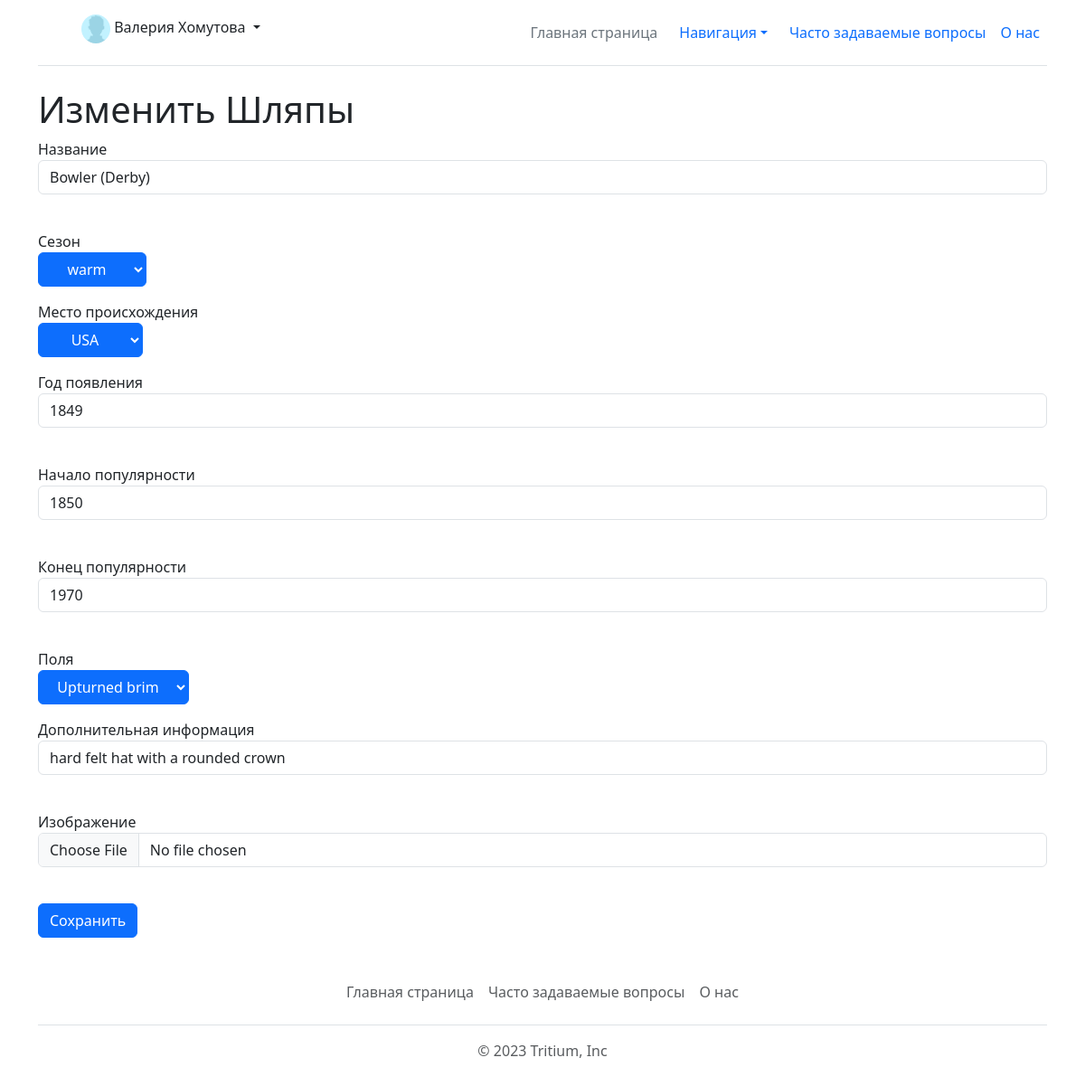
/clothes/edit/Hats/2 (signed in), run on the app's committed database.
### data/models/user.py (models this page shows, shortened)
class User(SqlAlchemyBase, UserMixin, SerializerMixin):
    __tablename__ = 'users'
    id = sqlalchemy.Column(sqlalchemy.Integer,
                           primary_key=True, autoincrement=True)
    name = sqlalchemy.Column(sqlalchemy.String, nullable=True)
    email = sqlalchemy.Column(sqlalchemy.String, unique=True, nullable=False)
    hashed_password = sqlalchemy.Column(sqlalchemy.String, nullable=False)
    access = sqlalchemy.Column(sqlalchemy.Integer, nullable=True, default=1)
    deleted = sqlalchemy.Column(sqlalchemy.Boolean, default=0)

### data/models/main_tables.py (models this page shows)
class Hats(SqlAlchemyBase, SerializerMixin):
    __tablename__ = 'Hats'
    id = sqlalchemy.Column(sqlalchemy.Integer,
                           primary_key=True, autoincrement=True)
    name = sqlalchemy.Column(sqlalchemy.String, nullable=True)
    season = sqlalchemy.Column(sqlalchemy.Integer, sqlalchemy.ForeignKey("Seasons.id"), nullable=True)
    origin = sqlalchemy.Column(sqlalchemy.Integer, sqlalchemy.ForeignKey("Countries.id"), nullable=True)
    appearance_year = sqlalchemy.Column(sqlalchemy.Integer, nullable=True)
    popularity_start = sqlalchemy.Column(sqlalchemy.Integer, nullable=True)
    popularity_end = sqlalchemy.Column(sqlalchemy.Integer, nullable=True)
    brim = sqlalchemy.Column(sqlalchemy.Integer, sqlalchemy.ForeignKey("Brims.id"), nullable=True)
    features = sqlalchemy.Column(sqlalchemy.String, nullable=True)
    picture = sqlalchemy.Column(sqlalchemy.String, nullable=True)
    deleted = sqlalchemy.Column(sqlalchemy.Integer, nullable=True, default=0)

### main.py (the view, shortened to what this page needs)
@app.route("/clothes/edit/Hats/<int:id_>", methods=['GET', 'POST'])
@login_required
def hats_edit(id_):
    db_sess = db_session.create_session()
    if current_user.access < 2:
        abort(403)
    old_obj = db_sess.get(Hats, id_)
    if not old_obj:
        abort(404)
    old = {"name": old_obj.name,
           "appearance_year": old_obj.appearance_year,
           "popularity_start": old_obj.popularity_start,
           "popularity_end": old_obj.popularity_end,
           "season": db_sess.get(Seasons, old_obj.season).name if db_sess.get(Seasons, old_obj.season) else "",
           "origin": db_sess.get(Countries, old_obj.origin).name if db_sess.get(Countries, old_obj.origin) else "",
           "brim": db_sess.get(Brims, old_obj.brim).name if db_sess.get(Brims, old_obj.brim) else "",
           "features": old_obj.features}
    seasons_opt = [i.name for i in db_sess.query(Seasons).filter(Seasons.deleted == 0).all()]
    origin_opt = [i.name for i in db_sess.query(Countries).filter(Countries.deleted == 0).all()]
    brims_opt = [i.name for i in db_sess.query(Brims).filter(Brims.deleted == 0).all()]
    form = HatsForm()
    form.season.choices = seasons_opt
    form.origin.choices = origin_opt
    form.brim.choices = brims_opt
    form.name.default = old["name"]
    form.appearance_year.default = old["appearance_year"]
    form.popularity_start.default = old["popularity_start"]
    form.popularity_end.default = old["popularity_end"]
    form.popularity_end.default = old["popularity_end"]
    form.features.default = old["features"]
    form.season.default = old["season"]
    form.brim.default = old["brim"]
    form.process()
    return render_template("hats_add.html", form=form, title="Изменить Шляпы", old=old)

### data/forms/clothes_forms.py
class HatsForm(FlaskForm):
    name = StringField("Название")
    season = SelectField("Сезон")
    origin = SelectField("Место происхождения")
    appearance_year = IntegerField("Год появления")
    popularity_start = IntegerField("Начало популярности")
    popularity_end = IntegerField("Конец популярности")
    brim = SelectField("Поля")
    features = StringField("Дополнительная информация")
    picture = FileField("Изображение")
    submit = SubmitField('Сохранить')

### data/models/db_session.py (called while the page is built)
def create_session() -> Session:
    global __factory
    return __factory()

### main.py (called while the page is built)
@login_manager.user_loader
def load_user(user_id):
    db_sess = db_session.create_session()
    return db_sess.query(User).get(user_id)

### templates/hats_add.html (shortened to what this page needs)
{% extends "base.html" %}
{% block content %}
<h1>{{ title }}</h1>
<form action="" method="post" novalidate enctype="multipart/form-data">
    <p>
        {{ form.name.label }}<br>
        {{ form.name(class="form-control") }}<br>
    </p>
    <p>
        {{ form.season.label }}<br>
        {{ form.season(class="btn btn-primary dropdown-toggle") }}<br>
    </p>
    <p>
        {{ form.origin.label }}<br>
        {{ form.origin(class="btn btn-primary dropdown-toggle") }}<br>
    </p>
    <p>
        {{ form.appearance_year.label }}<br>
        {{ form.appearance_year(class="form-control") }}<br>
    </p>
    <p>
        {{ form.popularity_start.label }}<br>
        {{ form.popularity_start(class="form-control") }}<br>
    </p>
    <p>
        {{ form.popularity_end.label }}<br>
        {{ form.popularity_end(class="form-control") }}<br>
    </p>
    <p>
        {{ form.brim.label }}<br>
        {{ form.brim(class="btn btn-primary dropdown-toggle") }}<br>
    </p>
    <p>
        {{ form.features.label }}<br>
        {{ form.features(class="form-control") }}<br>
    </p>
    <p>
        {{ form.picture.label }}<br>
        {{ form.picture(class="form-control") }}<br>
    </p>
    <p>{{ form.submit(type="submit", class="btn btn-primary") }}</p>
</form>
{% endblock %}

### templates/base.html (shortened to what this page needs)
<!DOCTYPE html>
<html lang="en">
<head>
    <link href="https://cdn.jsdelivr.net/npm/bootstrap@5.3.0-alpha3/dist/css/bootstrap.min.css" rel="stylesheet"
>
</head>
<body>
<div class="container">
    <header class="d-flex flex-wrap align-items-center justify-content-center justify-content-md-between py-3 mb-4 border-bottom">
        <div class="col-md-3 mb-2 mb-md-0">
            <a href="/" class="d-inline-flex link-body-emphasis text-decoration-none">
                <svg class="bi" width="40" height="32" role="img" aria-label="Bootstrap">
                    <use xlink:href="#bootstrap"></use>
                </svg>
            </a>
        </div>
        <ul class="nav col-12 col-md-auto mb-2 justify-content-center mb-md-0">
            {% if current_user.is_authenticated %}
            <div style="position:absolute;left:90px" class="flex-shrink-0 dropdown">
                <a class="d-block link-dark text-decoration-none dropdown-toggle" data-bs-toggle="dropdown"
                   aria-expanded="false">
                    <img src="/static/img/pfp/base_png.jpg" alt="mdo" width="32" height="32" class="rounded-circle"> {{ current_user.name }}
                </a>
            </div>
            {%endif %}
            <li><a href="/main" class="nav-link px-2 link-secondary">Главная страница</a></li>
            <li class="nav-item dropdown">
                <nav class="">
                    <a class="nav-link dropdown-toggle" href="#" data-bs-toggle="dropdown" aria-expanded="false">Навигация</a>
                </nav>
            </li>
            <li><a href="/faq" class="nav-link px-2">Часто задаваемые вопросы</a></li>
            <li><a href="#" class="nav-link px-2">О нас</a></li>
        </ul>
    </header>
</div>
<main role="main" class="container">
{% block content %}{% endblock %}
</main>
<div class="container">
    <footer class="py-3 my-4">
        <ul class="nav justify-content-center border-bottom pb-3 mb-3">
            <li class="nav-item"><a href="/main" class="nav-link px-2 text-body-secondary">Главная страница</a></li>
            <li class="nav-item"><a href="/faq" class="nav-link px-2 text-body-secondary">Часто задаваемые вопросы</a></li>
            <li class="nav-item"><a href="#" class="nav-link px-2 text-body-secondary">О нас</a></li>
        </ul>
        <p class="text-center text-body-secondary">© 2023 Tritium, Inc</p>
    </footer>
</div>
</body>
</html>

### data on the page
User: name "Валерия Хомутова"
Hats: name "Bowler (Derby)", season "warm", origin "USA", appearance_year "1849", popularity_start "1850", popularity_end "1970", brim "Upturned brim", features "hard felt hat with a rounded crown"

### other printed values
{{ title }} "Изменить Шляпы"
